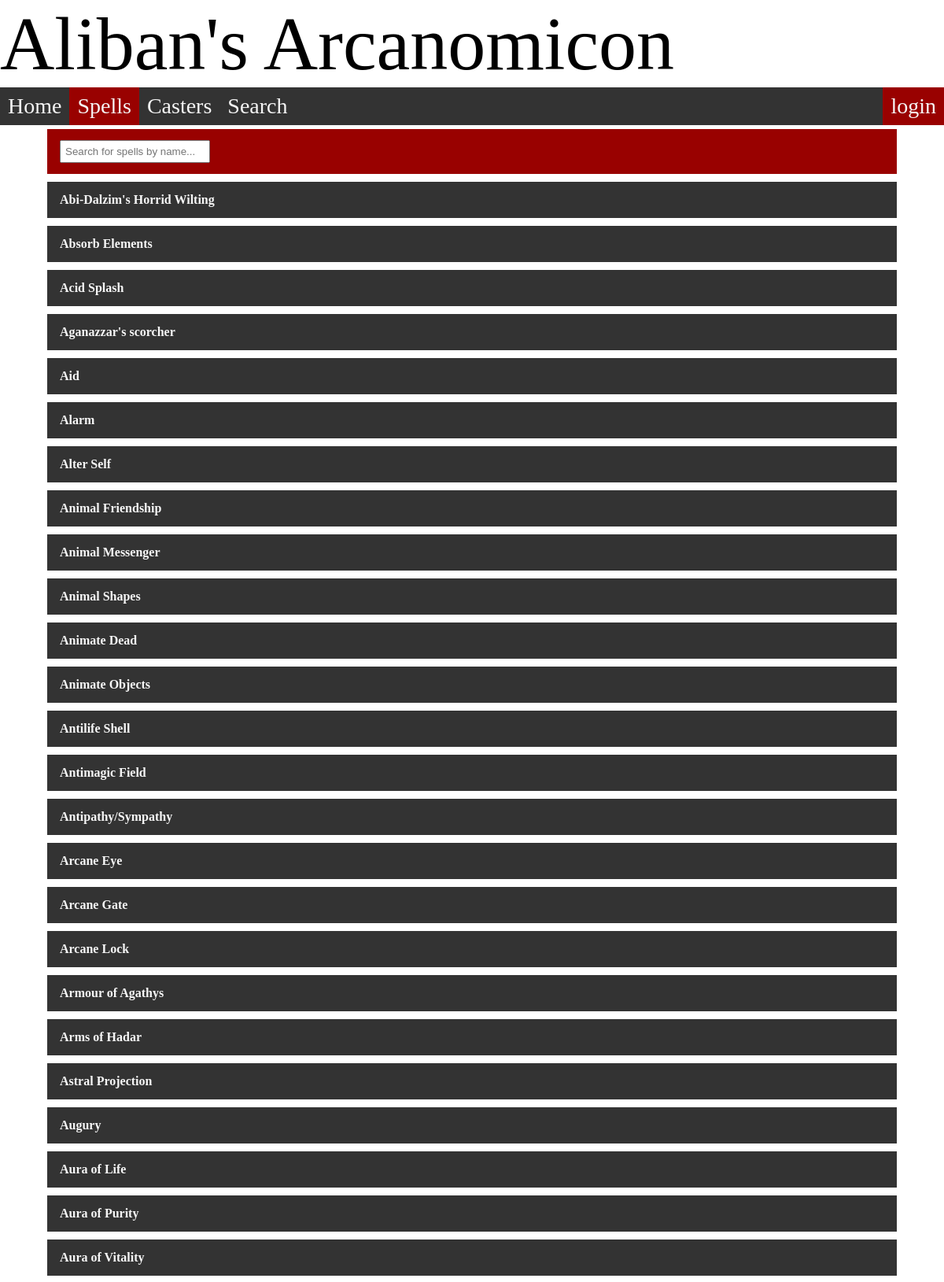
The app's page /spells (upper part) with its own data.
### models.py (models this page shows)
class Spell (db.Model): #main table in my database, this is the main table I query for information on all my spells.
    __tablename__ = "Spell"
    id = db.Column(db.Integer, unique = True, primary_key = True)
    name = db.Column(db.String())
    description = db.Column(db.Text)
    level = db.Column(db.Integer)
    components = db.Column(db.String())
    concentration = db.Column(db.Integer)
    ritual = db.Column(db.Integer)
    damage = db.Column(db.String())
    range = db.Column(db.Integer, db.ForeignKey('Range.id'))
    duration = db.Column(db.Integer, db.ForeignKey('Duration.id'))
    castingtime = db.Column(db.Integer, db.ForeignKey('Castingtime.id'))
    school = db.Column(db.Integer, db.ForeignKey('School.id'))
    ranges = db.relationship('Range', backref='spell')
    durations = db.relationship('Duration', backref='spell')
    castingtimes = db.relationship('Castingtime', backref='spell')
    schools = db.relationship('School', backref='school')
    casters = db.relationship('Caster', secondary=SpellCaster, back_populates='spells')
    tags = db.relationship('Tag', secondary=SpellTag, back_populates='spells')
    users = db.relationship('UserSpells', back_populates='spell')

### main.py (the view)
@app.route("/spells") # spells page, shows all spells and has links to their individual pages
def all_spells():
    spells = models.Spell.query.order_by(models.Spell.name).all()
    return render_template("all_spells.html", spells = spells)

### main.py (called while the page is built)
@app.context_processor
def add_current_user(): # function to create a user session
    if session.get('user'): # if there is user session
        return dict(current_user = models.User.query.get(session['user']))
    return dict(current_user = None)

### templates/all_spells.html
{% extends 'layout.html' %}
{% block content %}
    {% include "_spelllist.html" %}
{% endblock content %}

### templates/_spelllist.html (shortened to what this page needs)
<div id="spellbarshell">
    <div class="spellbar">
        <input type="text" id="myInput" onkeyup="searchfilter()" placeholder="Search for spells by name...">
    </div>
</div>
<div class="spelllist" id="spelllist">
    {% for spell in spells %}
    <div class="spelllink">
        <a href="/spell/{{ spell.id }}">
            <div class="spellname">
                {{ spell.name }}
            </div>
        </a>
    </div>
    {% endfor %}
</div>

### static/css/style.css (style rules this page uses)
* { margin: 0; padding: 0; box-sizing: border-box; }
a:link { color: #F6F6F6; text-decoration: none; }
.spelllist { display: flex; flex-direction: column; }
.spelllink { display: block; margin: 5px; overflow: hidden; align-self: center; width: 90%; background-color: #333333; }
#spellbarshell { display: flex; flex-direction: column; }
.spellbar { display: block; margin: 5px; overflow: hidden; align-self: center; width: 90%; background-color: #990100; padding: 14px 16px }
.spellbar input[type=text] { padding: 5px; }
.spelllink a { padding: 14px 16px; text-align: left; text-decoration: none; float: left; width: 100%; font-family: Scaly Sans Caps; font-weight: 600; }

### records on screen
Spell: name "Abi-Dalzim's Horrid Wilting"
Spell: name "Absorb Elements"
Spell: name "Acid Splash"
Spell: name "Aganazzar's scorcher"
Spell: name "Aid"
Spell: name "Alarm"
Spell: name "Alter Self"
Spell: name "Animal Friendship"
Spell: name "Animal Messenger"
Spell: name "Animal Shapes"
Spell: name "Animate Dead"
Spell: name "Animate Objects"
Spell: name "Antilife Shell"
Spell: name "Antimagic Field"
Spell: name "Antipathy/Sympathy"
Spell: name "Arcane Eye"
Spell: name "Arcane Gate"
Spell: name "Arcane Lock"
Spell: name "Armour of Agathys"
Spell: name "Arms of Hadar"
Spell: name "Astral Projection"
Spell: name "Augury"
Spell: name "Aura of Life"
Spell: name "Aura of Purity"
Spell: name "Aura of Vitality"
